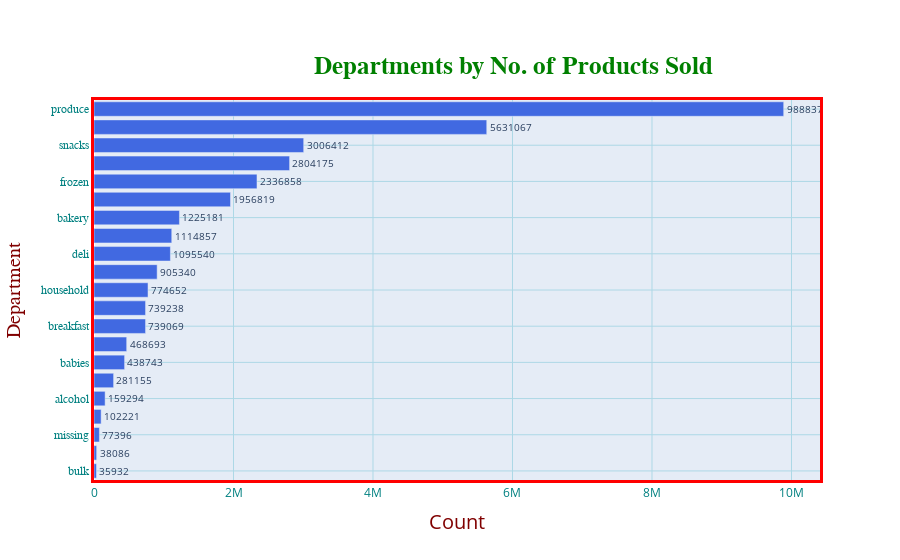

This figure's notebook cell:
### Code cell
departments = giant_df['department'].value_counts()
departments = dict(departments)

fig = go.Figure()

fig.add_trace(go.Bar(
    y= list(departments.keys()),
    x= list(departments.values()),
    orientation='h',
    name='Departments by Products Sold',
    marker_color='RoyalBlue',
    text=list(departments.values()))
             )


fig.update_traces(textposition='outside')


fig.update_layout(title_text="<b>Departments by No. of Products Sold</b>",
                 title_font_size=25,
                 title_font_color='green',
                 title_font_family='Titillium Web',
                 title_x=0.57,
                 title_y=0.90,
                 title_xanchor='center',
                 title_yanchor='top',
                 yaxis={'categoryorder':'total ascending'}
                 )

fig.update_xaxes(
        color='teal',
        title_text='Count',
        title_font_family='Open Sans',
        title_font_size=20,
        title_font_color='maroon',
        title_standoff = 15,
        gridcolor='lightblue',
        tickmode='auto',
        linecolor='red',
        linewidth=3,
        mirror=True)

fig.update_yaxes(
        color='Teal',
        title_text='Department',
        title_font_family='Droid Sans',
        title_font_size=20,
        title_font_color='maroon',
        title_standoff = 15,
        tickfont_family='Arial',
        nticks = 20,
        gridcolor='lightblue',
        linecolor='red',
        linewidth=3,
        mirror = True)

### Figure 1 — Plotly figure (JSON) as saved in the notebook; plotly's stock layout.template omitted (floating-point values rounded to 4 significant figures)
{"data": [{"marker": {"color": "RoyalBlue"}, "name": "Departments by Products Sold", "orientation": "h", "text": ["9888378", "5631067", "3006412", "2804175", "2336858", "1956819", "1225181", "1114857", "1095540", "905340", "774652", "739238", "739069", "468693", "438743", "281155", "159294", "102221", "77396", "38086", "35932"], "textposition": "outside", "type": "bar", "x": [9888378, 5631067, 3006412, 2804175, 2336858, 1956819, 1225181, 1114857, 1095540, 905340, 774652, 739238, 739069, 468693, 438743, 281155, 159294, 102221, 77396, 38086, 35932], "y": ["produce", "dairy eggs", "snacks", "beverages", "frozen", "pantry", "bakery", "canned goods", "deli", "dry goods pasta", "household", "meat seafood", "breakfast", "personal care", "babies", "international", "alcohol", "pets", "missing", "other", "bulk"]}], "layout": {"title": {"font": {"color": "green", "family": "Titillium Web", "size": 25}, "text": "<b>Departments by No. of Products Sold</b>", "x": 0.57, "xanchor": "center", "y": 0.9, "yanchor": "top"}, "xaxis": {"color": "teal", "gridcolor": "lightblue", "linecolor": "red", "linewidth": 3, "mirror": true, "tickmode": "auto", "title": {"font": {"color": "maroon", "family": "Open Sans", "size": 20}, "standoff": 15, "text": "Count"}}, "yaxis": {"categoryorder": "total ascending", "color": "Teal", "gridcolor": "lightblue", "linecolor": "red", "linewidth": 3, "mirror": true, "nticks": 20, "tickfont": {"family": "Arial"}, "title": {"font": {"color": "maroon", "family": "Droid Sans", "size": 20}, "standoff": 15, "text": "Department"}}}}
